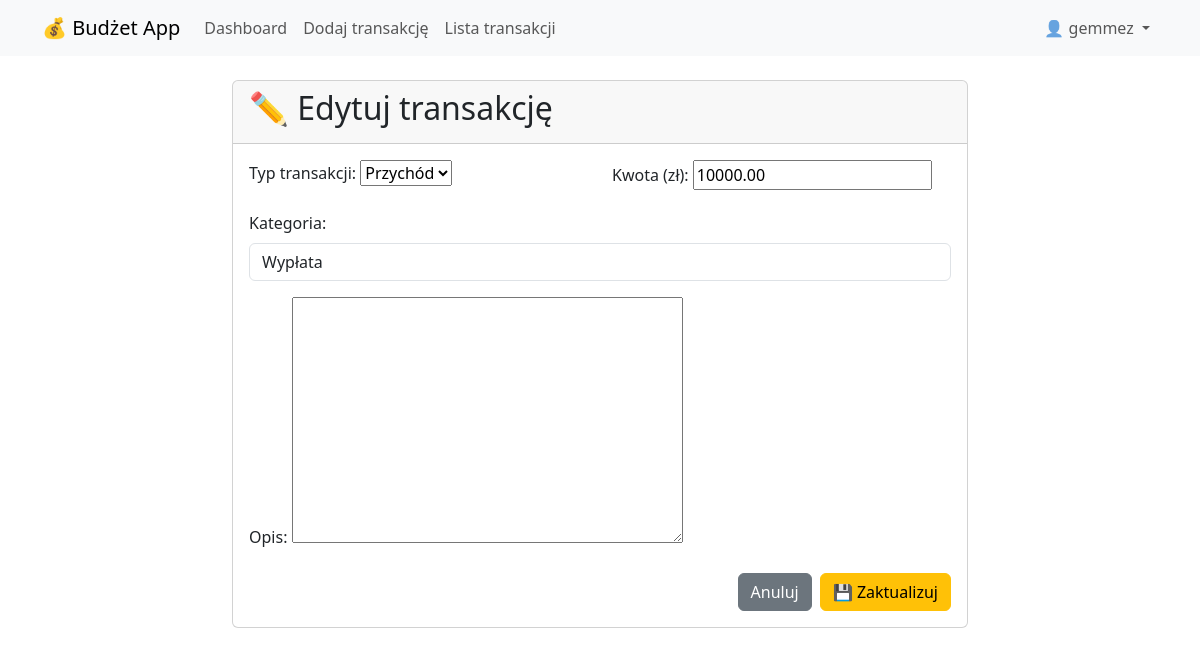
Screenshot of /edytuj/3/ (signed in) with the database file from the repository.
### finanse/models.py (models this page shows, shortened)
class Transakcja(models.Model):
    TYPY_TRANSAKCJI = [
        ('przychód', 'Przychód'),
        ('wydatek', 'Wydatek'),
    ]
    user = models.ForeignKey(User, on_delete=models.CASCADE)
    typ = models.CharField(max_length=10, choices=TYPY_TRANSAKCJI)
    kwota = models.DecimalField(max_digits=10, decimal_places=2)
    kategoria = models.ForeignKey(Kategoria, on_delete=models.SET_NULL, null=True, blank=True)
    data = models.DateTimeField(auto_now_add=True)
    opis = models.TextField(blank=True, null=True)

class Kategoria(models.Model):
    nazwa = models.CharField(max_length=50, unique=True)
    budzet = models.DecimalField(max_digits=10, decimal_places=2, default=0.00)  # Nowe pole

### finanse/views.py (the view)
# urls.py: path('edytuj/<int:pk>/', login_required(views.edytuj_transakcje), name='edytuj_transakcje'),
@login_required
def edytuj_transakcje(request, pk):
    transakcja = get_object_or_404(Transakcja, pk=pk, user=request.user)
    if request.method == "POST":
        form = TransakcjaForm(request.POST, instance=transakcja)
        if form.is_valid():
            transakcja = form.save(commit=False)
            kategoria_nazwa = request.POST.get('kategoria_nazwa', '').strip()
            if kategoria_nazwa:
                kategoria, created = Kategoria.objects.get_or_create(
                    nazwa=kategoria_nazwa,
                    defaults={'budzet': 0.00}
                )
                transakcja.kategoria = kategoria
                if created:
                    messages.success(request, f'Utworzono nową kategorię: {kategoria_nazwa}')
            transakcja.save()
            messages.success(request, 'Transakcja została zaktualizowana!')
            return redirect("lista_transakcji")
    else:
        form = TransakcjaForm(instance=transakcja)
    existing_categories = list(Kategoria.objects.values_list('nazwa', flat=True))
    current_category = transakcja.kategoria.nazwa if transakcja.kategoria else ''
    return render(request, "finanse/edytuj_transakcje.html", {
        "form": form,
        "transakcja": transakcja,
        "existing_categories": existing_categories,
        "current_category": current_category
    })

### finanse/forms.py
class TransakcjaForm(forms.ModelForm):
    class Meta:
        model = Transakcja
        fields = ["typ", "kwota", "kategoria", "opis"]

### finanse/templates/finanse/edytuj_transakcje.html (shortened to what this page needs)
{% extends 'base_generic.html' %}
{% block content %}
<div class="row justify-content-center">
    <div class="col-md-8">
        <div class="card">
            <div class="card-header">
                <h2>✏️ Edytuj transakcję</h2>
            </div>
            <div class="card-body">
                <form method="post">
                    <div class="row">
                        <div class="col-md-6">
                            <div class="mb-3">
                                <label for="{{ form.typ.id_for_label }}" class="form-label">Typ transakcji:</label>
                                {{ form.typ }}
                            </div>
                        </div>
                        <div class="col-md-6">
                            <div class="mb-3">
                                <label for="{{ form.kwota.id_for_label }}" class="form-label">Kwota (zł):</label>
                                {{ form.kwota }}
                            </div>
                        </div>
                    </div>
                    <div class="mb-3">
                        <label for="kategoria_input" class="form-label">Kategoria:</label>
                        <input type="text"
                               name="kategoria_nazwa"
                               id="kategoria_input"
                               class="form-control"
                               list="kategorie_list"
                               value="{{ current_category }}"
                               placeholder="Wpisz kategorię">
                    </div>
                    <div class="mb-3">
                        <label for="{{ form.opis.id_for_label }}" class="form-label">Opis:</label>
                        {{ form.opis }}
                    </div>
                    <div class="d-grid gap-2 d-md-flex justify-content-md-end">
                        <a href="{% url 'lista_transakcji' %}" class="btn btn-secondary">Anuluj</a>
                        <button type="submit" class="btn btn-warning">💾 Zaktualizuj</button>
                    </div>
                </form>
            </div>
        </div>
    </div>
</div>
{% endblock %}

### finanse/templates/base_generic.html (shortened to what this page needs)
<!DOCTYPE html>
<html lang="pl">
<head>
    <link rel="stylesheet" href="https://cdn.jsdelivr.net/npm/bootstrap@5.3.0/dist/css/bootstrap.min.css">
</head>
<body>
    <nav class="navbar navbar-expand-lg navbar-light bg-light">
        <div class="container">
            <a class="navbar-brand" href="{% url 'dashboard' %}">💰 Budżet App</a>
            <div class="collapse navbar-collapse" id="navbarNav">
                <ul class="navbar-nav me-auto">
                    {% if user.is_authenticated %}
                        <li class="nav-item">
                            <a class="nav-link" href="{% url 'dashboard' %}">Dashboard</a>
                        </li>
                        <li class="nav-item">
                            <a class="nav-link" href="{% url 'dodaj_transakcje' %}">Dodaj transakcję</a>
                        </li>
                        <li class="nav-item">
                            <a class="nav-link" href="{% url 'lista_transakcji' %}">Lista transakcji</a>
                        </li>
                    {% endif %}
                </ul>
                <ul class="navbar-nav">
                    {% if user.is_authenticated %}
                        <li class="nav-item dropdown">
                            <a class="nav-link dropdown-toggle" href="#" role="button" data-bs-toggle="dropdown">
                                👤 {{ user.username }}
                            </a>
                        </li>
                    {% endif %}
                </ul>
            </div>
        </div>
    </nav>
    <div class="container mt-4">
        {% block content %}
        {% endblock %}
    </div>
</body>
</html>

### rows the page displays
Transakcja: typ "Przychód", kwota "10000.00"
Kategoria: kategoria_nazwa "Wypłata"

### other values shown
{{ user.username }} "gemmez"
